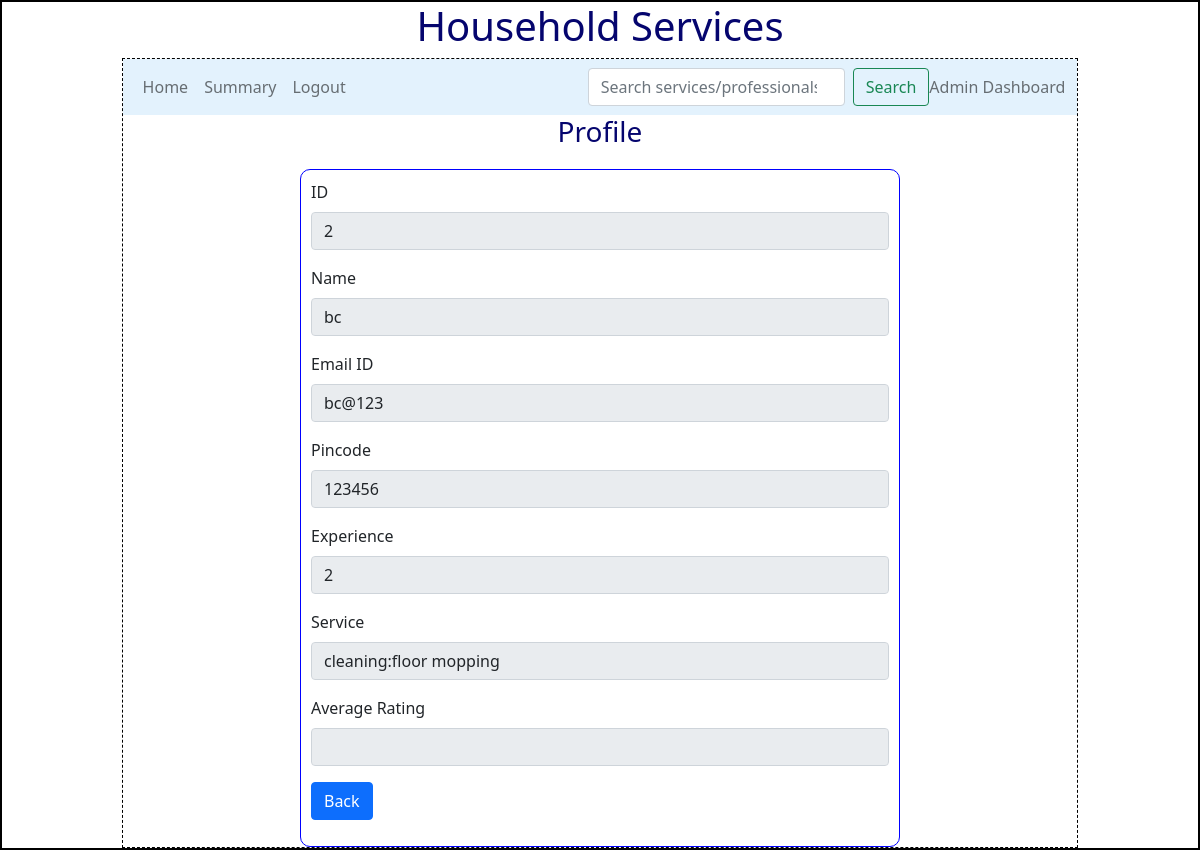
The app's page /admin/view_prof/2, older data.
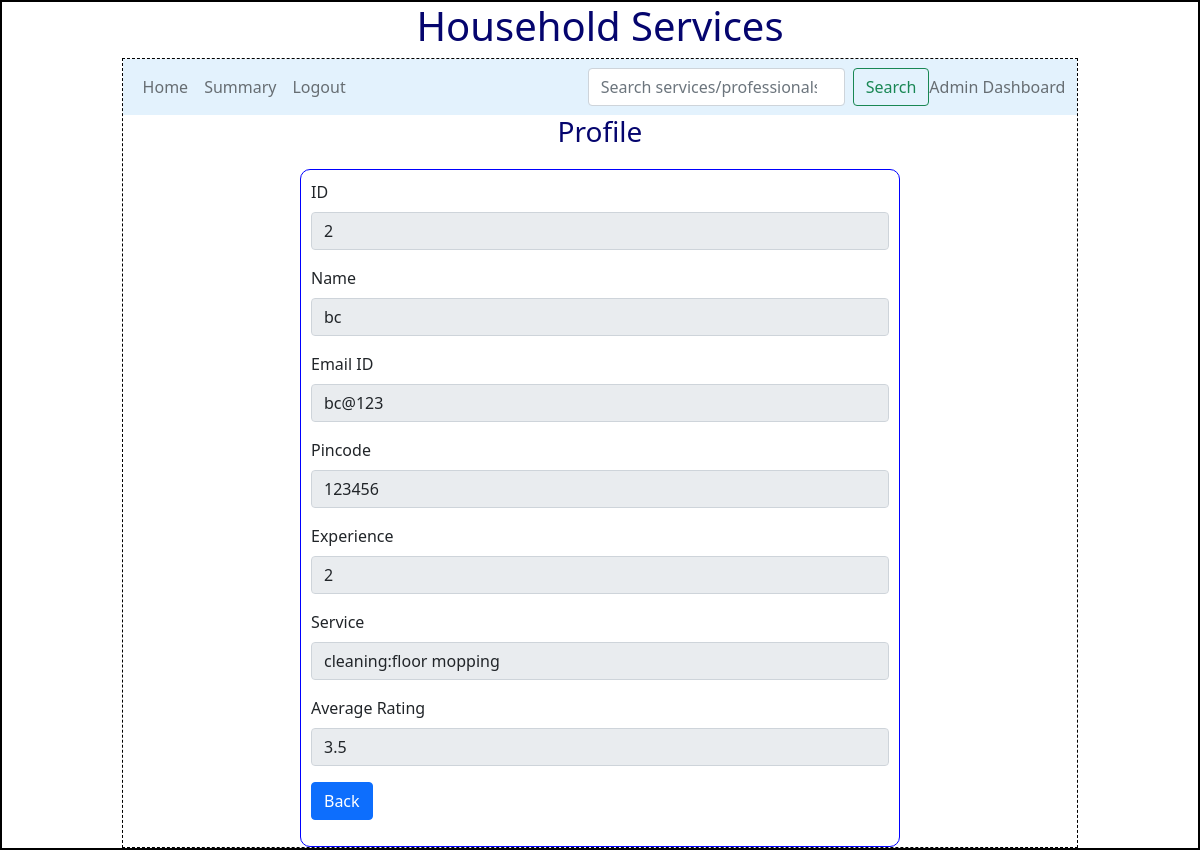
The same page, newer data.
### backend/models.py (models this page shows)
class Professional(db.Model):
    __tablename__="professional"
    professional_id=db.Column(db.Integer,primary_key=True)
    email=db.Column(db.String,db.ForeignKey("user.user_id"),nullable=False)
    full_name=db.Column(db.String,nullable=False)
    pin_code=db.Column(db.Integer,nullable=False)
    experience=db.Column(db.Integer,nullable=False)
    service_id=db.Column(db.Integer,db.ForeignKey("services.service_id"),nullable=False)
    count=db.Column(db.Integer,default=0,nullable=False)
    rating=db.Column(db.Integer)
    professional_requests=db.relationship("Service_requests",cascade="all,delete",backref="professional",lazy=True)
    professional_services = db.relationship("Services", backref="professional", lazy=True)

### backend/controllers.py (the view)
@app.route("/admin/view_prof/<pid>")
def view_prof_admin(pid):
    professional=get_professional(pid)
    return render_template("view_professional_admin.html", professional=professional)

### backend/controllers.py (called while the page is built)
def get_professional(id):
    p=Professional.query.filter_by(professional_id=id).first()
    return p

### templates/view_professional_admin.html
{%extends "admin_home_layout.html"%}
{%block content%}
{%if professional%}
    <div class="center"><h3>{{professional.name}} Profile</h3></div>
    <form>
    <div class="input_form">
        <div class="mb-3">
            <label for="professional_id" class="form-label">ID</label>
            <input type="number" class="form-control" name="professional_id" id="professional_id" value="{{professional.professional_id}}" readonly>
        </div>
        <div class="mb-3">
            <label for="name" class="form-label">Name</label>
            <input type="text" class="form-control" name="name" id="name" value="{{professional.full_name}}" readonly>
        </div>
        <div class="mb-3">
            <label for="email" class="form-label">Email ID</label>
            <input type="text" class="form-control" name="email" id="email" value="{{professional.email}}" readonly>
        </div>
        <div class="mb-3">
            <label for="pin_code" class="form-label">Pincode</label>
            <input type="number" class="form-control" name="pin_code" id="pin_code" value="{{professional.pin_code}}" readonly>
        </div>
        <div class="mb-3">
            <label for="experience" class="form-label">Experience</label>
            <input type="number" class="form-control" name="experience" id="experience" value="{{professional.experience}}" readonly>
        </div>
        <div class="mb-3">
            <label for="service" class="form-label">Service</label>
            <input type="text" class="form-control" name="service" id="service" value="{{professional.professional_services.name}}:{{professional.professional_services.description}}" readonly>
        </div>
        <div class="mb-3">
            <label for="rating" class="form-label">Average Rating</label>
            <input type="number" class="form-control" name="rating" id="rating" value="{{professional.rating}}" readonly>
        </div>
        <div class="mb-3">
            <a type="button" class="btn btn-primary" href="/admin">Back</a>
        </div>
    </div>
    </form>
    {%endif%}
{%endblock%}

Row changes from the older to the newer data that the page shows:
changed Professional "bc": rating (not shown) → "3.5"
